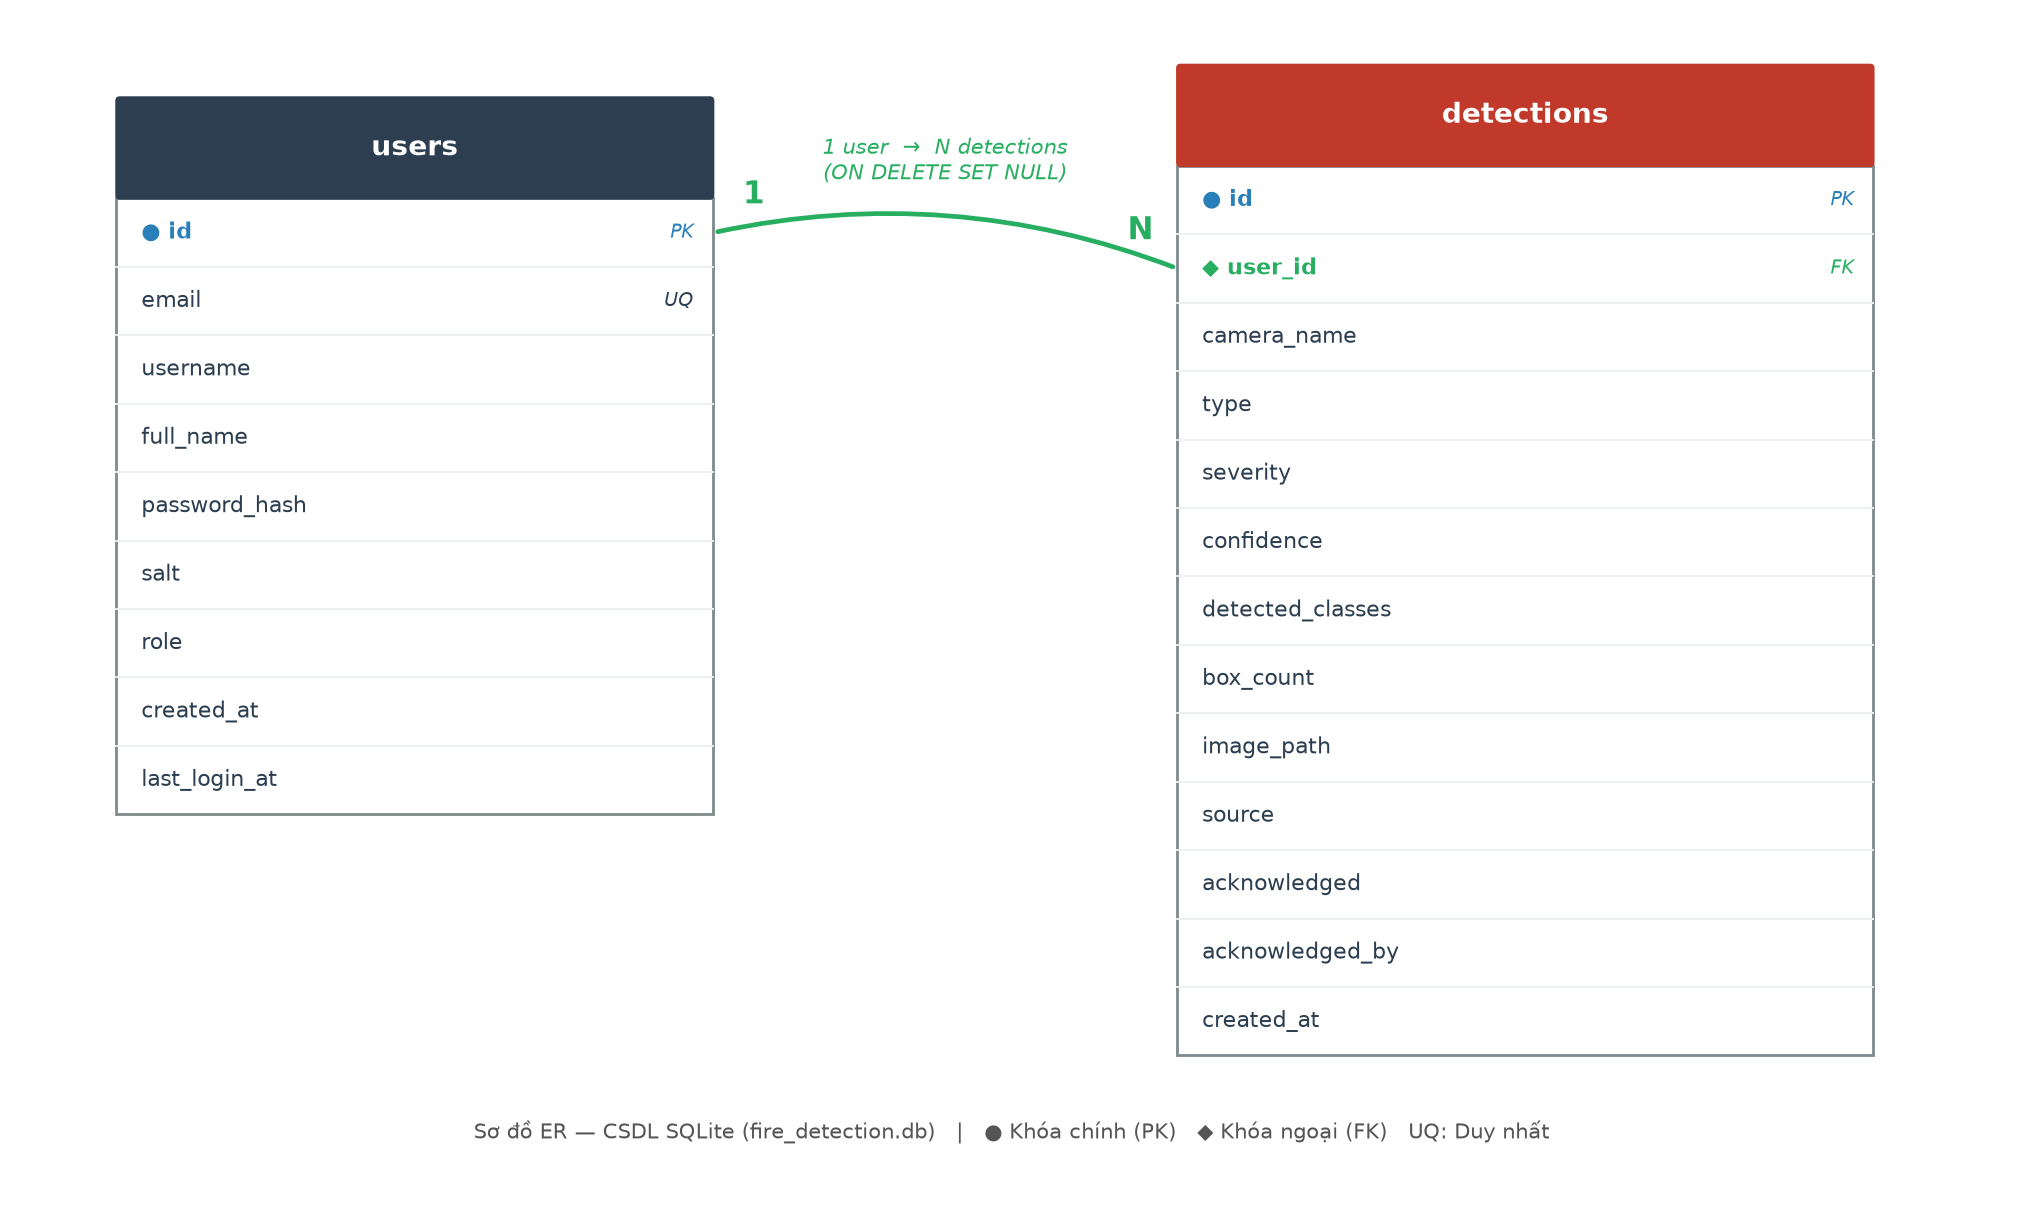

The Python source for this figure:
"""Ve so do ER (Entity-Relationship) cho CSDL du an phat hien chay/khoi."""
import matplotlib
matplotlib.use("Agg")
import matplotlib.pyplot as plt
from matplotlib.patches import FancyBboxPatch, FancyArrowPatch

C_HEADER = "#c0392b"   # do
C_HEADER2 = "#2c3e50"  # xanh than
C_BORDER = "#7f8c8d"
C_PK = "#2980b9"
C_FK = "#27ae60"

def entity(ax, x, y, w, title, title_color, rows):
    """Ve mot bang: tieu de + danh sach cot."""
    rh = 0.42          # chieu cao moi dong
    hh = 0.62          # chieu cao header
    h = hh + rh * len(rows)
    top = y
    # Header
    ax.add_patch(FancyBboxPatch((x, top - hh), w, hh,
                 boxstyle="round,pad=0,rounding_size=0.02",
                 fc=title_color, ec=title_color, zorder=2))
    ax.text(x + w / 2, top - hh / 2, title, ha="center", va="center",
            color="white", fontsize=12, fontweight="bold", zorder=3)
    # Body
    ax.add_patch(plt.Rectangle((x, top - h), w, h - hh,
                 fc="white", ec=C_BORDER, lw=1.2, zorder=1))
    for i, (name, tag) in enumerate(rows):
        ry = top - hh - rh * (i + 0.5)
        if i > 0:
            ax.plot([x, x + w], [top - hh - rh * i, top - hh - rh * i],
                    color="#ecf0f1", lw=0.8, zorder=2)
        label = name
        color = "#2c3e50"
        weight = "normal"
        if tag == "PK":
            color = C_PK; weight = "bold"; label = "● " + name
        elif tag == "FK":
            color = C_FK; weight = "bold"; label = "◆ " + name
        ax.text(x + 0.15, ry, label, ha="left", va="center",
                fontsize=9.5, color=color, fontweight=weight, zorder=3)
        if tag in ("PK", "FK", "UQ"):
            ax.text(x + w - 0.12, ry, tag, ha="right", va="center",
                    fontsize=8, color=color, style="italic", zorder=3)
    return (x, top, w, h)

fig, ax = plt.subplots(figsize=(12, 7.2))
ax.set_xlim(0, 12)
ax.set_ylim(0, 7.2)
ax.axis("off")

users = [
    ("id", "PK"), ("email", "UQ"), ("username", ""), ("full_name", ""),
    ("password_hash", ""), ("salt", ""), ("role", ""),
    ("created_at", ""), ("last_login_at", ""),
]
dets = [
    ("id", "PK"), ("user_id", "FK"), ("camera_name", ""), ("type", ""),
    ("severity", ""), ("confidence", ""), ("detected_classes", ""),
    ("box_count", ""), ("image_path", ""), ("source", ""),
    ("acknowledged", ""), ("acknowledged_by", ""), ("created_at", ""),
]

eu = entity(ax, 0.6, 6.7, 3.6, "users", C_HEADER2, users)
ed = entity(ax, 7.0, 6.9, 4.2, "detections", C_HEADER, dets)

# Duong quan he 1 - N (users.id -> detections.user_id)
x1 = eu[0] + eu[2]           # canh phai users
y1 = 6.7 - 0.62 - 0.42 * 0.5 # dong id cua users
x2 = ed[0]                   # canh trai detections
y2 = 6.9 - 0.62 - 0.42 * 1.5 # dong user_id cua detections
arrow = FancyArrowPatch((x1, y1), (x2, y2),
                        connectionstyle="arc3,rad=-0.15",
                        arrowstyle="-", lw=2, color=C_FK, zorder=0)
ax.add_patch(arrow)
mx, my = (x1 + x2) / 2, (y1 + y2) / 2 + 0.55
ax.text(x1 + 0.18, y1 + 0.18, "1", fontsize=13, color=C_FK, fontweight="bold")
ax.text(x2 - 0.30, y2 + 0.18, "N", fontsize=13, color=C_FK, fontweight="bold")
ax.text(mx, my, "1 user  →  N detections\n(ON DELETE SET NULL)",
        ha="center", va="center", fontsize=9, color=C_FK, style="italic")

ax.text(6, 0.35,
        "Sơ đồ ER — CSDL SQLite (fire_detection.db)   |   ● Khóa chính (PK)   ◆ Khóa ngoại (FK)   UQ: Duy nhất",
        ha="center", va="center", fontsize=9, color="#555")

plt.tight_layout()
out = "/Users/shini/Documents/TriTueNhanTao/fire_detection_project/docs/er_diagram.png"
plt.savefig(out, dpi=170, bbox_inches="tight", facecolor="white")
print("Da luu:", out)
